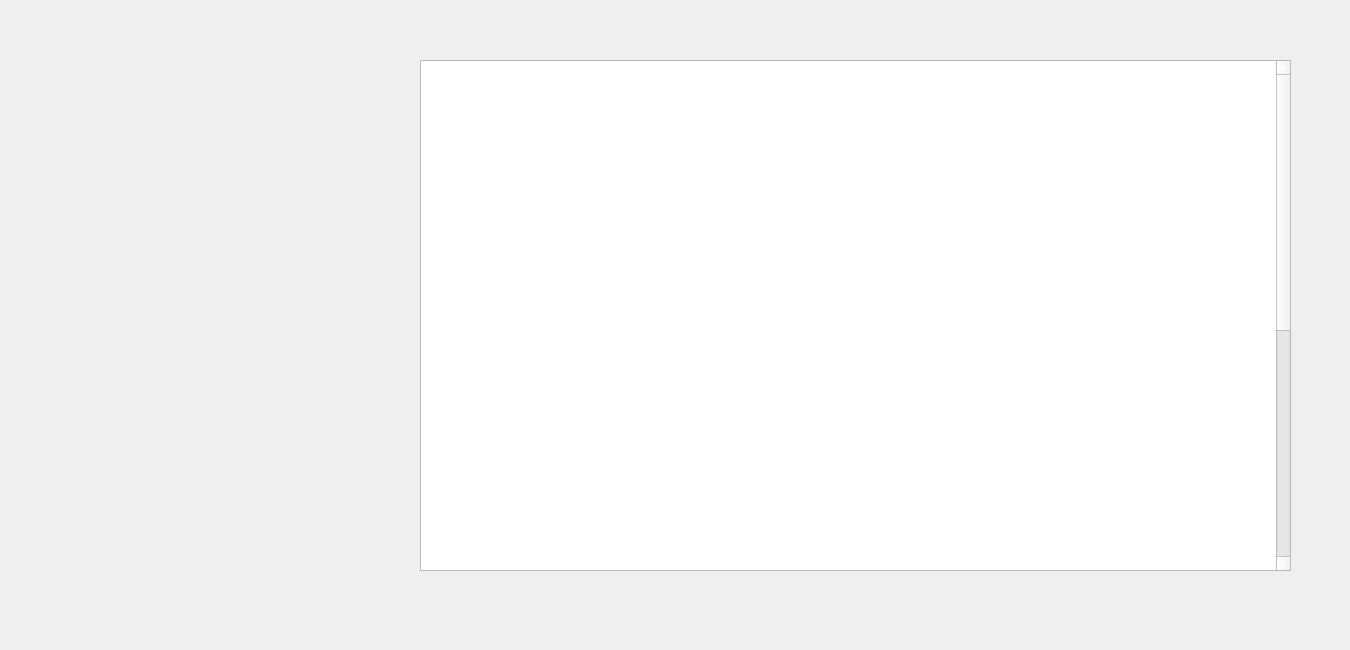
<?xml version="1.0" encoding="UTF-8"?>
<ui version="4.0">
 <class>MainWindow</class>
 <widget class="QMainWindow" name="MainWindow">
  <property name="geometry">
   <rect>
    <x>0</x>
    <y>0</y>
    <width>1350</width>
    <height>650</height>
   </rect>
  </property>
  <property name="minimumSize">
   <size>
    <width>1350</width>
    <height>650</height>
   </size>
  </property>
  <property name="maximumSize">
   <size>
    <width>1350</width>
    <height>650</height>
   </size>
  </property>
  <property name="windowTitle">
   <string>MainWindow</string>
  </property>
  <widget class="QWidget" name="centralwidget">
   <widget class="QPlainTextEdit" name="plainTextEdit">
    <property name="geometry">
     <rect>
      <x>420</x>
      <y>60</y>
      <width>871</width>
      <height>511</height>
     </rect>
    </property>
    <property name="statusTip">
     <string/>
    </property>
    <property name="styleSheet">
     <string notr="true">color: rgb(255, 255, 255);</string>
    </property>
    <property name="readOnly">
     <bool>true</bool>
    </property>
    <property name="plainText">
     <string>
		ДОКУМЕНТИ, ЩО ПОТРІБНІ ДЛЯ ВСТУПУ В 2019 РОЦІ

У 2019 році вступники, які вступають до закладів освіти на основі повної загальної середньої освіти (ПЗСО) за денною та заочною формами навчання подають заяви тільки в електронній формі, окрім осіб зазначених у п.п. 1 розділ VI Умов прийому на навчання до закладів вищої освіти.
Вступники можуть подати до семи заяв на місця державного та регіонального замовлення не більше ніж з чотирьох спеціальностей. Подання заяв на конкурсні пропозиції для участі в конкурсі на місця за кошти фізичних або юридичних осіб не обмежується.
Заява в електронній формі подається вступником шляхом заповнення електронної форми в режимі он-лайн на сайті http://ez.osvitavsim.org.ua (реєстрація електронних кабінетів вступників на сайті почнеться 1 липня 2019 року).


Подання заяви в електронній формі
Під час подання електронної заяви вступник зазначає такі дані та завантажує наступні документи:
     •	зазначає адресу електронної пошти, до якої має доступ;
     •	зазначає номер, пін-код та рік отримання сертифіката зовнішнього незалежного оцінювання;
     •	зазначає серію та номер атестата про повну загальну середню освіту;
     •	зазначає середній бал додатка до вказаного атестата, обчислений за 12-бальною шкалою;
     •	зазначає номери телефонів (домашній та/або мобільний) для можливості оперативного зв’язку;
     •	завантажує скановану копію (фотокопію) додатка до документа про повну загальну середню освіту
     •	завантажує скановану копію (фотокопію) кольорової фотокартки розміром 3 х 4 см, що буде подаватись до вищого навчального закладу.
     •	якщо вступник претендує на врахування у конкурсному балі сільського коефіцієнта, — довідку про реєстрацію місця проживання особи (додаток 13 до Правил реєстрації місця проживання).
     •	У випадку подання заяви в електронній формі оригінали документів подаються вступником лише один раз під час виконання вимог до зарахування (у випадку, якщо вступник рекомендований до зарахування до вищого навчального закладу).
Під час виконання вимог до зарахування вступник зобов’язаний подати особисто наступні документи (копії документів без пред’явлення оригіналів не приймаються):
     •	копію документа, що посвідчує особу;
     •	оригінал документа про освітній (освітньо-кваліфікаційний) рівень та додаток до нього;
     •	копію військово-облікового документа для військовозобов’язаних (крім випадків, передбачених законодавством);
     • 	сертифікат (сертифікати) зовнішнього незалежного оцінювання;
     •	чотири кольорові фотокартки розміром 3х4 см.
     •	інші документи, якщо це передбачено правилами прийому вищого навчального закладу.

Подання заяви в паперовій формі
Заява в паперовій формі подається вступником особисто до приймальної комісії вищого навчального закладу.
Під час подання заяви в паперовій формі вступник пред’являє особисто оригінали:
     •	документа, що посвідчує особу;
     •	військово-облікового документа для військовозобов’язаних (крім випадків, передбачених законодавством);
     •	документа державного зразка про раніше здобутий освітній ступінь (освітньо-кваліфікаційний рівень), на основі якого здійснюється вступ, і додаток до нього;
     •	сертифіката (сертифікатів) зовнішнього незалежного оцінювання (для вступників на основі повної загальної середньої освіти);
     •	документів, які підтверджують право вступника на зарахування за співбесідою, на участь у конкурсі за результатами вступних іспитів та/або квотою-1, квотою-2 або квотою-3 на основі повної загальної середньої освіти
У разі відсутності з об’єктивних причин документа про здобутий освітній ступінь (освітньо-кваліфікаційний рівень) може подаватись довідка державного підприємства «Інфоресурс» про його здобуття, у тому числі без подання додатка до документа про здобутий освітній (освітньо-кваліфікаційний) рівень.
До заяви, поданої в паперовій формі, вступник додає:
     • 	копію документа, що посвідчує особу;
     •	копію військово-облікового документа — для військовозобов’язаних (крім випадків, передбачених законодавством);
     •	копію документа державного зразка про раніше здобутий освітній (освітньо-кваліфікаційний) рівень, на основі якого здійснюється вступ, і копію додатка до нього;
     •	копію сертифіката (сертифікатів) зовнішнього незалежного оцінювання (для вступників на основі повної загальної середньої освіти);
     •	чотири кольорові фотокартки розміром 3 х 4 см.
Заклади вищої освіти у своїх правилах прийому встановлюють перелік документів (у тому числі додаткових), необхідних для вступу, якщо це викликано особливостями вступу на певну спеціальність чи конкурсну пропозицію.
Усі копії документів засвідчує за оригіналами приймальна (відбіркова) комісія закладу вищої освіти, до якого вони подаються. Копії документа, що посвідчує особу, військового квитка (посвідчення про приписку) не підлягають засвідченню. Копії документів без пред’явлення оригіналів не приймаються.
Оригінали документів при участі в конкурсі подаються вступником лише один раз під час виконання вимог до зарахування (у випадку, якщо вступник рекомендований до зарахування до вищого навчального закладу).
Вступники, які проходять творчі конкурси, допускаються до участі в них за наявності оригіналу документа, що посвідчує особу, та сертифіката зовнішнього незалежного оцінювання.
У цьому матеріалі наведено мінімальний перелік документів. Уточнений перелік документів ви можете переглянути в умовах прийому до певного вищого навчального закладу або дізнатись, зателефонувавши до його приймальної комісії.

</string>
    </property>
   </widget>
   <widget class="QLabel" name="label">
    <property name="geometry">
     <rect>
      <x>30</x>
      <y>50</y>
      <width>261</width>
      <height>541</height>
     </rect>
    </property>
    <property name="autoFillBackground">
     <bool>false</bool>
    </property>
    <property name="text">
     <string/>
    </property>
    <property name="pixmap">
     <pixmap>57ba644b0fb90156b017c538.png</pixmap>
    </property>
    <property name="scaledContents">
     <bool>true</bool>
    </property>
    <property name="textInteractionFlags">
     <set>Qt::NoTextInteraction</set>
    </property>
   </widget>
  </widget>
 </widget>
 <resources/>
 <connections/>
</ui>
